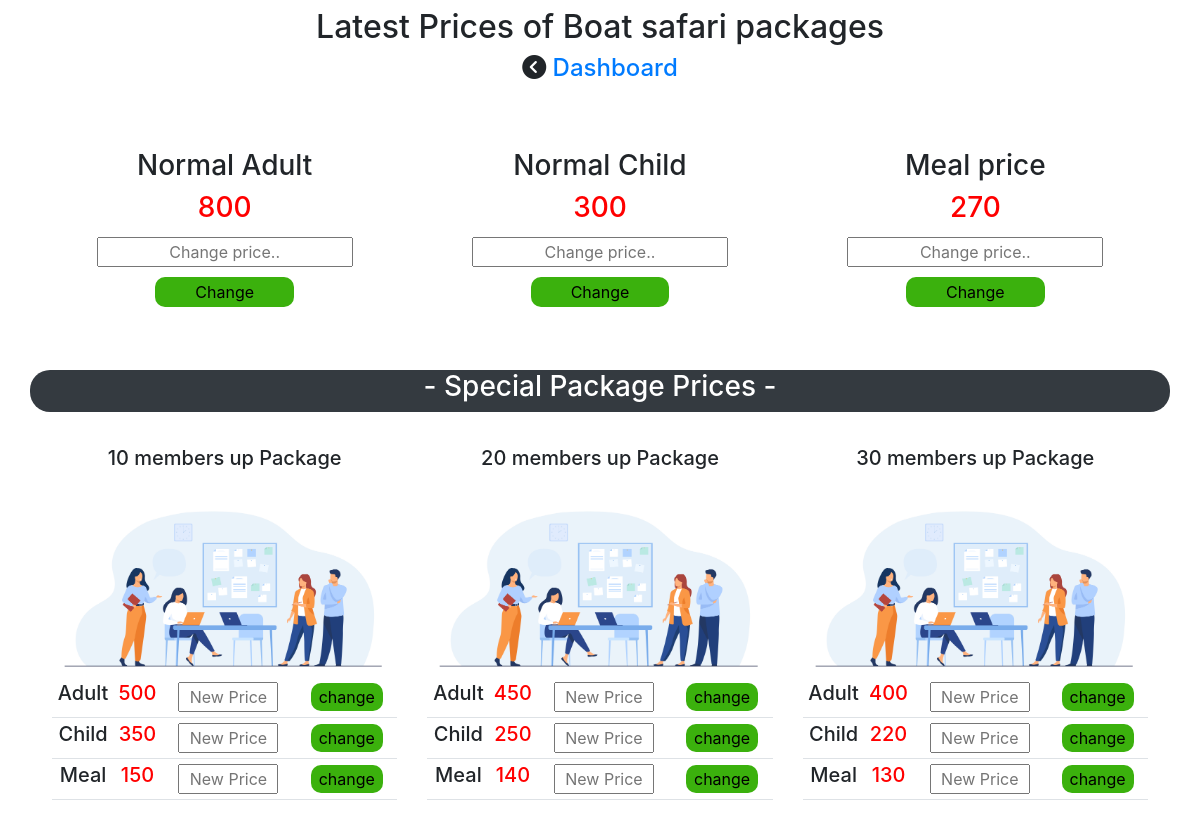
The app's page /Price-changes/prices-changes-logged.php with its own data.
### tables this page shows
CREATE TABLE `prices` (
  `ID` int(11) NOT NULL,
  `Adult` varchar(50) NOT NULL,
  `child` varchar(50) NOT NULL,
  `meal` varchar(50) NOT NULL
);

### Price-changes/prices-changes-logged.php (the view, shortened to what this page needs)
<!DOCTYPE html>
<html lang="en">
<head>
    <link href="https://cdn.jsdelivr.net/npm/bootstrap@5.1.0/dist/css/bootstrap.min.css" rel="stylesheet">
    <link href="//maxcdn.bootstrapcdn.com/bootstrap/4.0.0/css/bootstrap.min.css" rel="stylesheet" id="bootstrap-css">
    <link rel="stylesheet" href="./prices-changes-logged.css?v=<?php echo time(); ?>">
</head>
<body>
<div class="container-fluid">
    <div class="row text-center pt-2" id="row1">
        <h2 id="blink">Latest Prices of Boat safari packages</h2>
        <h4><i class="fa fa-chevron-circle-left" aria-hidden="true"></i> <a href="../main-panel/main-panel.php">Dashboard</a></h4>
    </div>
    <div class="container">
    <div class="row d-flex justify-content-around" id="row2">
        <div class="row pt-5 " id="row2-row1">
            <div class="col" id="boxes"  >
                <h3>Normal Adult</h3>
                <?php
                $connection = mysqli_connect('localhost', 'root', '', 'captaincruise');
                $sql = "SELECT Adult FROM prices where id=1 order by ID desc";
                $result = mysqli_query($connection , $sql);
                while($row = mysqli_fetch_array($result)){
                echo"<h3 style='color:red;'>".$row['Adult']." </h3>";
                };
                ?>
                <form action="prices-changes-logged.php" method="post" enctype="multipart/form-data">
                <input type="text" name="adultprice" placeholder="Change price.."><br>
                <input type="submit" value="Change" id="change" name="adult" ><br>
                </form>
            </div>
            <div class="col" id="boxes" >
                <h3>Normal Child</h3>
                <?php
                $connection = mysqli_connect('localhost', 'root', '', 'captaincruise');
                $sql = "SELECT child FROM prices where id=1 order by ID desc";
                $result = mysqli_query($connection , $sql);
                while($row = mysqli_fetch_array($result)){
                echo"<h3 style='color:red;'>".$row['child']." </h3>";
                };
                ?>
                <form action="prices-changes-logged.php" method="post" enctype="multipart/form-data">
                <input type="text" name="childprice" placeholder="Change price.."><br>
                <input type="submit" value="Change" id="change" name="child" ><br>
                </form>
            </div>
            <div class="col" id="boxes" >
                <h3>Meal price</h3>
                <?php
                $connection = mysqli_connect('localhost', 'root', '', 'captaincruise');
                $sql = "SELECT meal FROM prices where id=1 order by ID desc";
                $result = mysqli_query($connection , $sql);
                while($row = mysqli_fetch_array($result)){
                echo"<h3 style='color:red;'>".$row['meal']." </h3>";
                };
                ?>
                <form action="prices-changes-logged.php" method="post" enctype="multipart/form-data">
                <input type="text" name="mealprice" placeholder="Change price.."><br>
                <input type="submit" value="Change" id="change" name="meal" ><br>
                </form>
            </div>
        </div>
    </div>
    <div class="row text-center mt-5 bg-dark" id="row4">
        <h3 style="color: white;">- Special Package Prices - </h3>
    </div>
    <div class="row mt-4 d-flex justify-content-around" id="row5">
       <div class="row text-center" id="row5-1">
           <div class="col" id="boxes">
               <div class="row" id="box-image">
               <h5>10 members up Package</h5>
                 <img src="./images/6308.jpg" alt="">
               </div>
               <table class="table" id="packagetable">
               <tr>
                   <td><h5>Adult</h5></td>
                   <td>
                   <?php
                $connection = mysqli_connect('localhost', 'root', '', 'captaincruise');
                $sql = "SELECT Adult FROM prices where ID=2 order by ID desc";
                $result = mysqli_query($connection , $sql);
                while($row = mysqli_fetch_array($result)){
                echo"<h5 style='color:red;'>".$row['Adult']." </h5>";
                };
                ?>
                    </td>
                    <form action="prices-changes-logged.php" method="POST" enctype="multipart/form-data">
                   <td><input type="text" name="10adult" id="packageinput" placeholder="New Price"></td>
                   <td><input type="submit" value="change" id="packagebtn" name="10adultbtn"></td>
            </form>
               </tr>
               <tr>
                   <td><h5>Child</h5></td>
                   <td>
                   <?php
                $connection = mysqli_connect('localhost', 'root', '', 'captaincruise');
                $sql = "SELECT child FROM prices where ID=2 order by ID desc";
                $result = mysqli_query($connection , $sql);
                while($row = mysqli_fetch_array($result)){
                echo"<h5 style='color:red;'>".$row['child']." </h5>";
                };
                ?>
                    </td>
                    <form action="prices-changes-logged.php" method="POST" enctype="multipart/form-data">
                   <td><input type="text" name="10child" id="packageinput" placeholder="New Price"></td>
                   <td><input type="submit" value="change" id="packagebtn" name="10childbtn"></td>
            </form>
               </tr>
               <tr>
                   <td><h5>Meal</h5></td>
                   <td>
                   <?php
                $connection = mysqli_connect('localhost', 'root', '', 'captaincruise');
                $sql = "SELECT meal FROM prices where ID=2 order by ID desc";
                $result = mysqli_query($connection , $sql);
                while($row = mysqli_fetch_array($result)){
                echo"<h5 style='color:red;'>".$row['meal']." </h5>";
                };
                ?>
                    </td>
                    <form action="prices-changes-logged.php" method="POST" enctype="multipart/form-data">
                   <td><input type="text" name="10meal" id="packageinput" placeholder="New Price"></td>
                   <td><input type="submit" value="change" id="packagebtn" name="10mealbtn"></td>
            </form>
               </tr>
               </table>
           </div>
           <div class="col" id="boxes">
               <div class="row" id="box-image">
               <h5>20 members up Package</h5>
                 <img src="./images/6308.jpg" alt="">
               </div>
               <table class="table" id="packagetable">
               <tr>
                   <td><h5>Adult</h5></td>
                   <td>
                   <?php
                $connection = mysqli_connect('localhost', 'root', '', 'captaincruise');
                $sql = "SELECT Adult FROM prices where ID=3 order by ID desc";
                $result = mysqli_query($connection , $sql);
                while($row = mysqli_fetch_array($result)){
                echo"<h5 style='color:red;'>".$row['Adult']." </h5>";
                };
                ?>
                    </td>
                    <form action="prices-changes-logged.php" method="POST" enctype="multipart/form-data">
                   <td><input type="text" name="20adult" id="packageinput" placeholder="New Price"></td>
                   <td><input type="submit" value="change" id="packagebtn" name="20adultbtn"></td>
            </form>
               </tr>
               <tr>
                   <td><h5>Child</h5></td>
                   <td>
                   <?php
                $connection = mysqli_connect('localhost', 'root', '', 'captaincruise');
                $sql = "SELECT child FROM prices where ID=3 order by ID desc";
                $result = mysqli_query($connection , $sql);
                while($row = mysqli_fetch_array($result)){
                echo"<h5 style='color:red;'>".$row['child']." </h5>";
                };
                ?>
                    </td>
                    <form action="prices-changes-logged.php" method="POST" enctype="multipart/form-data">
                   <td><input type="text" name="20child" id="packageinput" placeholder="New Price"></td>
                   <td><input type="submit" value="change" id="packagebtn" name="20childbtn"></td>
            </form>
               </tr>
               <tr>
                   <td><h5>Meal</h5></td>
                   <td>
                   <?php
                $connection = mysqli_connect('localhost', 'root', '', 'captaincruise');
                $sql = "SELECT meal FROM prices where ID=3 order by ID desc";
                $result = mysqli_query($connection , $sql);
                while($row = mysqli_fetch_array($result)){
                echo"<h5 style='color:red;'>".$row['meal']." </h5>";
                };
                ?>
                    </td>
                    <form action="prices-changes-logged.php" method="POST" enctype="multipart/form-data">
                   <td><input type="text" name="20meal" id="packageinput" placeholder="New Price"></td>
                   <td><input type="submit" value="change" id="packagebtn" name="20mealbtn"></td>
            </form>
               </tr>
               </table>
           </div>
           <div class="col" id="boxes">
               <div class="row" id="box-image">
               <h5>30 members up Package</h5>
                 <img src="./images/6308.jpg" alt="">
               </div>
               <table class="table" id="packagetable">
               <tr>
                   <td><h5>Adult</h5></td>
                   <td>
                   <?php
                $connection = mysqli_connect('localhost', 'root', '', 'captaincruise');
                $sql = "SELECT Adult FROM prices where ID=4 order by ID desc";
                $result = mysqli_query($connection , $sql);
                while($row = mysqli_fetch_array($result)){
                echo"<h5 style='color:red;'>".$row['Adult']." </h5>";
                };
                ?>
                    </td>
                    <form action="prices-changes-logged.php" method="POST" enctype="multipart/form-data">
                   <td><input type="text" name="30adult" id="packageinput" placeholder="New Price"></td>
                   <td><input type="submit" value="change" id="packagebtn" name="30adultbtn"></td>
            </form>
               </tr>
               <tr>
                   <td><h5>Child</h5></td>
                   <td>
                   <?php
                $connection = mysqli_connect('localhost', 'root', '', 'captaincruise');
                $sql = "SELECT child FROM prices where ID=4 order by ID desc";
                $result = mysqli_query($connection , $sql);
                while($row = mysqli_fetch_array($result)){
                echo"<h5 style='color:red;'>".$row['child']." </h5>";
                };
                ?>
                    </td>
                    <form action="prices-changes-logged.php" method="POST" enctype="multipart/form-data">
                   <td><input type="text" name="30child" id="packageinput" placeholder="New Price"></td>
                   <td><input type="submit" value="change" id="packagebtn" name="30childbtn"></td>
            </form>
               </tr>
               <tr>
                   <td><h5>Meal</h5></td>
                   <td>
                   <?php
                $connection = mysqli_connect('localhost', 'root', '', 'captaincruise');
                $sql = "SELECT meal FROM prices where ID=4 order by ID desc";
                $result = mysqli_query($connection , $sql);
                while($row = mysqli_fetch_array($result)){
                echo"<h5 style='color:red;'>".$row['meal']." </h5>";
                };
                ?>
                    </td>
                    <form action="prices-changes-logged.php" method="POST" enctype="multipart/form-data">
                   <td><input type="text" name="30meal" id="packageinput" placeholder="New Price"></td>
                   <td><input type="submit" value="change" id="packagebtn" name="30mealbtn"></td>
            </form>
               </tr>
               </table>
           </div>
       </div>
    </div>
    </div>
</div>
</body>
</html>

### Price-changes/prices-changes-logged.css (style rules this page uses)
#blink { -webkit-animation: blinkingText 1.2s infinite; animation: blinkingText 1.2s infinite; }
#boxes { text-align: center; background-color: white; padding: 10px; border-radius: 15px; -webkit-transition: ease-in-out 0.3s; transition: ease-in-out 0.3s; }
#boxes input { margin: 5px; text-align: center; }
#change { padding: 3px 40px; border-radius: 10px; border: none; background: #3bb10d; }
#row2-row1 { grid-gap: 10px; }
#row4 { border-radius: 20px; }
#row5-1 { grid-gap: 10px; }
#box-image { height: 230px; }
#packageinput { width: 100px; }
#packagetable tr td { padding: 0px; margin: 0px; vertical-align: middle; }
#packagetable tr { text-align: center; }
#packagebtn { background: #3bb10d; border: none; padding: 2px 8px; border-radius: 10px; }

### records on screen
prices: Adult "800", child "300", meal "270"
prices: Adult "500", child "350", meal "150"
prices: Adult "450", child "250", meal "140"
prices: Adult "400", child "220", meal "130"
